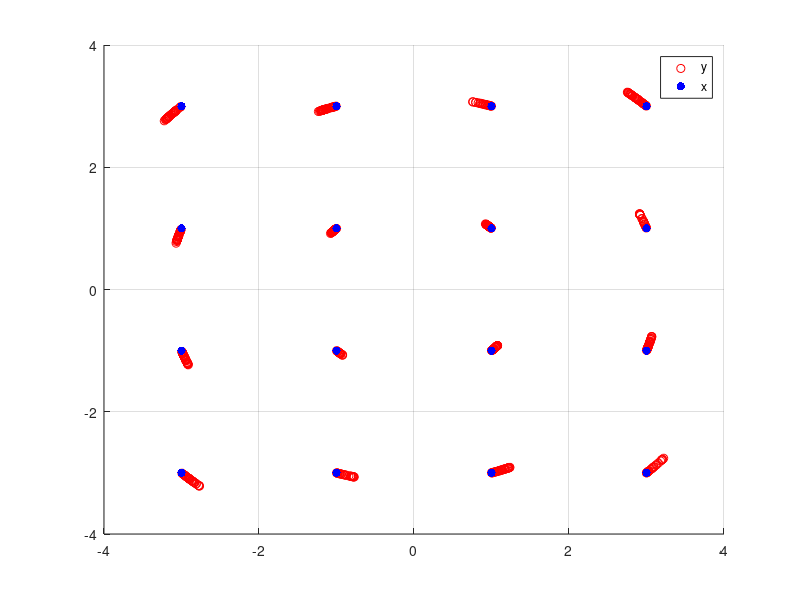

This figure's MATLAB source: (Note: this script raises an error after producing the figure.)
clear; clc;

%% 1)
% w0T introduces a continouse phase shift to the samples
% alpha introduces a constant phase shift of the samples
% longer signal leads to a circle, i.e. full phase rotation
% ^ leading to worse SDR

w0T = 5*pi*10^(-5);
%w0T = 0;
alpha = 0.1*pi;
%alpha = 0;

for T = 1:3
    L_set = 2.^(9:14);
    Q = 16;
    i = 1;

    if T == 1
        SDR_w0t = zeros(1, length(L_set));
        w0T = 5*pi*10^(-5);
        alpha = 0;
    elseif T == 2
        SDR_alpha = zeros(1, length(L_set));
        w0T = 0;
        alpha = 0.1*pi;
    elseif T == 3
        SDR_both = zeros(1, length(L_set));
        w0T = 5*pi*10^(-5);
        alpha = 0.1*pi;
    end

    for L = L_set
        x = qammod(randi([0 Q-1], L, 1)', Q);
        n = 1:length(x);
        y = x.*exp(1j*(w0T*n + alpha));

        %if T
        %    SDR_w0t(i) = 10*log10(sum(abs(x).^2)/sum(abs(y - x).^2));
        %elseif T == 2
        %    SDR_alpha(i) = 10*log10(sum(abs(x).^2)/sum(abs(y - x).^2));
        %elseif T == 3
        %    SDR_both(i) = 10*log10(sum(abs(x).^2)/sum(abs(y - x).^2));
        %end

        figure;
        hold on;
        scatter(real(y), imag(y), "r");
        scatter(real(x), imag(x), "b", "filled");
        grid on;
        legend("y", "x");
        title("L = " + L + ", w0T = " + w0T + ", alpha = " + alpha);


        i = i + 1;
    end
end
return;

figure;
hold on;
plot(9:14, SDR_w0t);
plot(9:14, SDR_alpha);
plot(9:14, SDR_both);
title("Q6.2) SDR");
legend("w0t", "alpha", "both");
ylabel("Mag");
xlabel("l");
return;

%% 2)
% N = 2^7 seems to work reliably for default values, any lower and it
% it depends on run to run?
% I need N = 2^8 for 30 dB SDR.
% Equalizer seems to work just as well with N_eq = 2 as with N_eq = 20, something wrong?
w0T = 5*pi*10^(-5);
alpha = 0.1*pi;

Q = 64;
L = 2^12;
SNR = 30;

tests = 1:10;
N_exps = 1:11;
SNDR = zeros(1, length(N_exps));
i = 1;
for N_exp = N_exps
    for test = tests
        SNDR_temp = zeros(1, length(N_exps));
        %N = 2^8;
        N = 2^N_exp;
        x_init = qammod(randi([0 Q-1], L, 1), Q)';

        x = [x_init(1:N), x_init(1:end)];
        y = x.*exp(1j*(w0T*(1:length(x)) + alpha));
        y = awgn(y, SNR, "measured");

        w0T_est = angle(sum(conj(y(1:N)) .* y(N+1:2*N)))/N;

        y_est = y .* exp(-1j*(w0T_est*(1:length(y))));
        [h_eq, d_min, error_min, y_eq] = eq(x, y_est, 10);
        y_comp = y_eq(d_min+1:length(x)+d_min);

        SNDR_temp(test) = 10*log10(sum(abs(x).^2)/sum(abs(y_comp - x).^2));

        % debug
        %figure;
        %plot(abs(x)); hold on;
        %plot(abs(y)); hold on;
        %plot(abs(y_eq));
        %legend("x", "y", "y_{eq}");
        %xlim([0 N*3]);
        %figure;
        %hold on;
        %scatter(real(y), imag(y), "filled");
        %scatter(real(y_est), imag(y_est), "filled");
        %scatter(real(y_comp), imag(y_comp), "filled");
        %scatter(real(x), imag(x), "filled");
        %grid on;
        %legend("y", "y_{est}", "y_{comp}", "x");
        %title("L = " + L + ", w0T = " + w0T + ", alpha = " + alpha);
        %return;
    end

    SNDR(i) = sum(SNDR_temp);

    i = i + 1;
end

figure;
plot(SNDR);
title("Q6.2) SNDR");
ylabel("Mag");
xlabel("log_2(N)");

%function [h_eq, d_min, error_min, y_rx_eq] = eq(y_tx, y_rx, N_eq)
%    L = length(y_tx);
%    d_min = -1;
%    error_min = Inf;
%    y_rx_eq = zeros(1, L);
%
%    % toeplitz / filter
%    col = [y_rx     zeros(1, N_eq)];
%    row = [y_rx(1)  zeros(1, N_eq)];
%    A = toeplitz(col, row);
%    B = inv(A'*A)*A';
%
%    for d = 0:N_eq
%        y_tx_d = [zeros(1,d) y_tx zeros(1,N_eq-d)];
%        h_eq_tmp = B*y_tx_d.';
%
%        % eqaulized
%        y_rx_eq_tmp = (A * h_eq_tmp).';
%
%        err = sum(abs(y_rx_eq_tmp - y_tx_d).^2)/length(y_rx);
%
%        if err < error_min
%            h_eq = h_eq_tmp;
%            d_min = d;
%            error_min = err;
%            y_rx_eq = y_rx_eq_tmp;
%        end
%    end
%end
